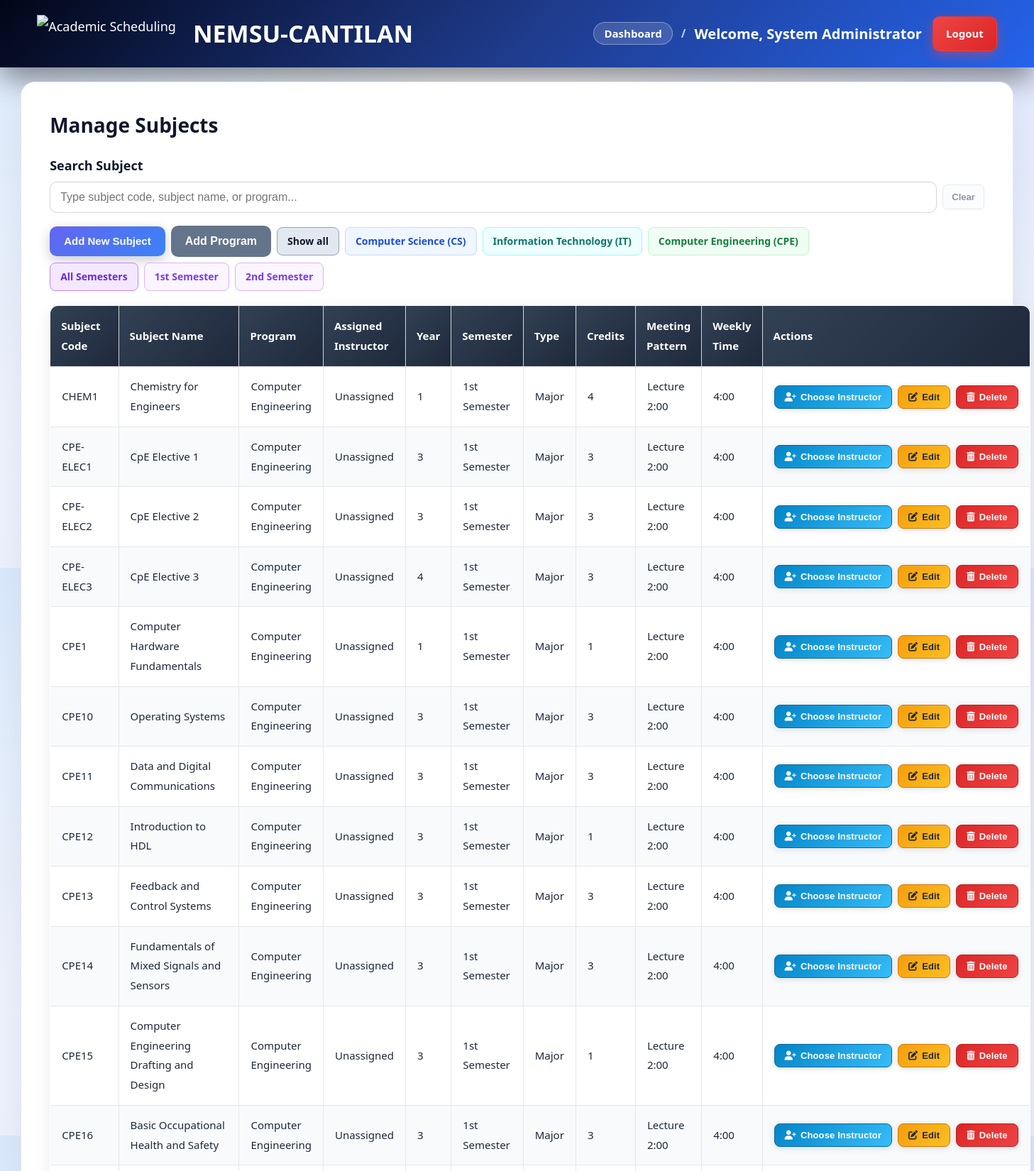
/admin/manage_subjects.php (signed in, upper part), run on the app's committed database.
### tables this page shows
CREATE TABLE `subjects` (
    `id` INT PRIMARY KEY AUTO_INCREMENT,
    `subject_code` VARCHAR(20) UNIQUE NOT NULL,
    `subject_name` VARCHAR(100) NOT NULL,
    `credits` INT NOT NULL,
    `department` VARCHAR(100),
    `subject_type` ENUM('major','minor') NOT NULL DEFAULT 'major',
    `semester` ENUM('1st Semester','2nd Semester','Summer') NOT NULL DEFAULT '1st Semester',
    `year_level` INT NULL,
    `prerequisites` TEXT NULL,
    `program_id` INT NULL,
    `hours_per_week` DECIMAL(4,2) NOT NULL,
    `lecture_hours` DECIMAL(4,2) NOT NULL DEFAULT 0.00,
    `lab_hours` DECIMAL(4,2) NOT NULL DEFAULT 0.00,
    `meetings_per_week` TINYINT NOT NULL DEFAULT 2,
    `lecture_minutes_per_meeting` INT NOT NULL DEFAULT 0,
    `lab_minutes_per_meeting` INT NOT NULL DEFAULT 0
);

### admin/manage_subjects.php (the view, shortened to what this page needs)
<?php
$pdo = getDB();
try {
    $subjectColumns = [];
    foreach ($pdo->query("SHOW COLUMNS FROM subjects")->fetchAll(PDO::FETCH_ASSOC) as $col) {
        $subjectColumns[$col['Field']] = $col;
    }
    if (!isset($subjectColumns['semester'])) {
        $pdo->exec("ALTER TABLE subjects ADD COLUMN semester ENUM('1st Semester','2nd Semester','Summer') NOT NULL DEFAULT '1st Semester' AFTER subject_type");
    } else {
        $pdo->exec("ALTER TABLE subjects MODIFY COLUMN semester ENUM('1st Semester','2nd Semester','Summer') NOT NULL DEFAULT '1st Semester'");
    }
} catch (Exception $e) {
}
try {
    $pdo->exec("
        UPDATE subjects
        SET meetings_per_week = CASE
                WHEN COALESCE(meetings_per_week, 0) <= 0 THEN
                    CASE WHEN LOWER(COALESCE(semester, '')) = 'summer' THEN 1 ELSE 2 END
                ELSE meetings_per_week
            END,
            lecture_minutes_per_meeting = CASE
                WHEN COALESCE(lecture_minutes_per_meeting, 0) > 0 THEN lecture_minutes_per_meeting
                WHEN COALESCE(lab_minutes_per_meeting, 0) > 0 AND COALESCE(lecture_hours, 0) > 0 THEN ROUND((COALESCE(lecture_hours, 0) * 60) / GREATEST(COALESCE(meetings_per_week, 2), 1))
                WHEN COALESCE(lecture_hours, 0) > 0 THEN ROUND((COALESCE(lecture_hours, 0) * 60) / GREATEST(COALESCE(meetings_per_week, 2), 1))
                WHEN COALESCE(hours_per_week, 0) > 0 AND COALESCE(lab_hours, 0) <= 0 THEN ROUND((COALESCE(hours_per_week, 0) * 60) / GREATEST(COALESCE(meetings_per_week, 2), 1))
                ELSE lecture_minutes_per_meeting
            END,
            lab_minutes_per_meeting = CASE
                WHEN COALESCE(lab_minutes_per_meeting, 0) > 0 THEN lab_minutes_per_meeting
                WHEN COALESCE(lecture_hours, 0) = 2.00 AND COALESCE(lab_hours, 0) = 3.00 THEN 145
                WHEN COALESCE(lab_hours, 0) > 0 THEN ROUND((COALESCE(lab_hours, 0) * 60) / GREATEST(COALESCE(meetings_per_week, 2), 1))
                ELSE lab_minutes_per_meeting
            END
    ");
} catch (Exception $e) {
}
try {
    $pdo->exec("
        UPDATE subjects
        SET semester = '1st Semester'
        WHERE semester IS NULL OR semester = '' OR semester NOT IN ('1st Semester','2nd Semester','Summer')
    ");
} catch (Exception $e) {
}
try {
    $pdo->exec("
        CREATE TABLE IF NOT EXISTS subject_instructor_assignments (
            subject_id INT NOT NULL,
            assignment_slot TINYINT NOT NULL DEFAULT 1,
            instructor_id INT NOT NULL,
            assigned_at TIMESTAMP DEFAULT CURRENT_TIMESTAMP ON UPDATE CURRENT_TIMESTAMP,
            PRIMARY KEY (subject_id, assignment_slot),
            UNIQUE KEY uq_subject_instructor_assignment_pair (subject_id, instructor_id),
            CONSTRAINT fk_subject_instructor_assignment_subject
                FOREIGN KEY (subject_id) REFERENCES subjects(id) ON DELETE CASCADE,
            CONSTRAINT fk_subject_instructor_assignment_instructor
                FOREIGN KEY (instructor_id) REFERENCES instructors(id) ON DELETE CASCADE
        ) ENGINE=InnoDB
    ");
} catch (Exception $e) {
}
try {
    try {
        $pdo->exec("ALTER TABLE subject_instructor_assignments DROP PRIMARY KEY, ADD PRIMARY KEY (subject_id, assignment_slot)");
    } catch (Exception $e) {
    }
    try {
        $pdo->exec("ALTER TABLE subject_instructor_assignments ADD UNIQUE KEY uq_subject_instructor_assignment_pair (subject_id, instructor_id)");
    } catch (Exception $e) {
    }
} catch (Exception $e) {
}
function normalizeProgramLabel($value) {
    return strtolower((string)preg_replace('/[^A-Za-z0-9]+/', '', (string)$value));
}
function resolveProgramCodeFromValue($value) {
    $normalized = normalizeProgramLabel($value);
    $map = [
        'cs' => 'CS',
        'computerscience' => 'CS',
        'bscomputerscience' => 'CS',
        'bachelorofscienceincomputerscience' => 'CS',
        'it' => 'IT',
        'informationtechnology' => 'IT',
        'bsinformationtechnology' => 'IT',
        'bachelorofscienceininformationtechnology' => 'IT',
        'cpe' => 'CPE',
        'computerengineering' => 'CPE',
        'bscomputerengineering' => 'CPE',
        'bachelorofscienceincomputerengineering' => 'CPE',
        'bscpe' => 'CPE',
        'bscpe' => 'CPE',
    ];
    return $map[$normalized] ?? 'OTHER';
}
function resolveSubjectProgramCode($subject) {
    $programSignals = [
        $subject['department'] ?? '',
        $subject['linked_program_name'] ?? '',
        $subject['program_display_name'] ?? '',
    ];
    foreach ($programSignals as $signal) {
        $code = resolveProgramCodeFromValue($signal);
        if ($code !== 'OTHER') {
            return $code;
        }
    }
    return resolveProgramCodeFromValue($subject['subject_code'] ?? '');
}
$programs = $pdo->query("SELECT id, program_name, program_code FROM programs ORDER BY program_name")->fetchAll(PDO::FETCH_ASSOC);
$quickProgramTargets = [
    'Computer Science(CS)' => [
        'code' => 'CS',
        'aliases' => ['cs', 'computerscience', 'bscomputerscience', 'bscs'],
        'display_html' => 'Computer Science (CS)',
    ],
    'Information Technology (IT)' => [
        'code' => 'IT',
        'aliases' => ['it', 'informationtechnology', 'bsinformationtechnology', 'bsit'],
        'display_html' => 'Information Technology (IT)',
    ],
    'Computer Engineering(CPE)' => [
        'code' => 'CPE',
        'aliases' => ['cpe', 'computerengineering', 'bscomputerengineering', 'bscpe'],
        'display_html' => 'Computer Engineering (CPE)',
    ],
];
$quickProgramButtons = [];
foreach ($quickProgramTargets as $label => $config) {
    $aliases = $config['aliases'];
    $matchedProgramId = null;
    foreach ($programs as $programRow) {
        $normalizedName = normalizeProgramLabel($programRow['program_name'] ?? '');
        $normalizedCode = normalizeProgramLabel($programRow['program_code'] ?? '');
        if (in_array($normalizedName, $aliases, true) || in_array($normalizedCode, $aliases, true)) {
            $matchedProgramId = (int)$programRow['id'];
            break;
        }
    }
    $quickProgramButtons[] = [
        'label' => $label,
        'code' => $config['code'],
        'id' => $matchedProgramId,
        'aliases' => $aliases,
        'display_html' => $config['display_html'],
    ];
}
$selectedProgramCode = strtoupper(trim((string)($_GET['program'] ?? '')));
if (!in_array($selectedProgramCode, ['CS', 'IT', 'CPE'], true)) {
    $selectedProgramCode = '';
}
$selectedSemester = trim((string)($_GET['semester'] ?? ''));
if (!in_array($selectedSemester, ['1st Semester', '2nd Semester'], true)) {
    $selectedSemester = '';
}
$subjects = $pdo->query("
    SELECT s.*,
           p.program_name AS linked_program_name,
           COALESCE(NULLIF(s.department, ''), p.program_name, 'All Programs') AS raw_program_name,
           COALESCE(NULLIF(s.semester, ''), '1st Semester') AS normalized_semester,
           COALESCE(subject_type, 'major') AS subject_type
    FROM subjects s
    LEFT JOIN programs p ON s.program_id = p.id
    ORDER BY raw_program_name, subject_code
")->fetchAll();
?>
<!DOCTYPE html>
<html lang="en">
<head>
    <link rel="stylesheet" href="../css/style.css">
    <link rel="stylesheet" href="https://cdnjs.cloudflare.com/ajax/libs/font-awesome/6.5.1/css/all.min.css" />
</head>
<body>
    <div class="header">
        <div class="header-content">
            <div class="brand">
                <img src="../assets/logo.png" alt="Academic Scheduling" class="logo">
                <h1>NEMSU-CANTILAN</h1>
            </div>
            <div class="user-info">
                <div class="user-meta">
                    <div class="header-inline">
                        <a href="dashboard.php">Dashboard</a>
                        <span class="sep">/</span>
                        <span class="welcome-text">Welcome, <?php echo htmlspecialchars($_SESSION['full_name']); ?></span>
                    </div>
                </div>
                <a href="../logout.php" class="btn-logout">Logout</a>
            </div>
        </div>
    </div>
    <div class="container">
        <h2>Manage Subjects</h2>
        <div class="search-toolbar">
            <label for="subject_search">Search Subject</label>
            <div class="search-input-wrap">
                <input type="text" id="subject_search" placeholder="Type subject code, subject name, or program...">
                <button type="button" class="btn-clear-search" id="clear_subject_search" disabled>Clear</button>
            </div>
        </div>
        <div class="action-buttons">
            <div class="action-buttons-left">
                <button type="button" class="btn-primary" onclick="openAddSubjectModal()">Add New Subject</button>
                <button type="button" class="btn-secondary" onclick="openModal('addDepartmentModal')">Add Program</button>
                <a
                    href="manage_subjects.php<?php echo $selectedSemester !== '' ? '?semester=' . urlencode($selectedSemester) : ''; ?>"
                    class="btn-filter-all<?php echo $selectedProgramCode === '' ? ' is-active' : ''; ?>"
                >
                    Show all
                </a>
                <?php foreach ($quickProgramButtons as $quickProgramButton): ?>
                <a
                    href="?program=<?php echo urlencode($quickProgramButton['code']); ?><?php echo $selectedSemester !== '' ? '&semester=' . urlencode($selectedSemester) : ''; ?>"
                    class="btn-program-quick btn-program-<?php echo strtolower($quickProgramButton['code']); ?><?php echo $selectedProgramCode === $quickProgramButton['code'] ? ' is-active' : ''; ?>"
                >
                    <?php echo $quickProgramButton['display_html']; ?>
                </a>
                <?php endforeach; ?>
            </div>
            <div class="action-buttons-right">
                <a
                    href="manage_subjects.php<?php echo $selectedProgramCode !== '' ? '?program=' . urlencode($selectedProgramCode) : ''; ?>"
                    class="btn-semester-filter<?php echo $selectedSemester === '' ? ' is-active' : ''; ?>"
                >
                    All Semesters
                </a>
                <a
                    href="?<?php echo http_build_query(array_filter(['program' => $selectedProgramCode ?: null, 'semester' => '1st Semester'])); ?>"
                    class="btn-semester-filter<?php echo $selectedSemester === '1st Semester' ? ' is-active' : ''; ?>"
                >
                    1st Semester
                </a>
                <a
                    href="?<?php echo http_build_query(array_filter(['program' => $selectedProgramCode ?: null, 'semester' => '2nd Semester'])); ?>"
                    class="btn-semester-filter<?php echo $selectedSemester === '2nd Semester' ? ' is-active' : ''; ?>"
                >
                    2nd Semester
                </a>
            </div>
        </div>
        <table class="data-table">
            <thead>
                <tr>
                    <th>Subject Code</th>
                    <th>Subject Name</th>
                    <th>Program</th>
                    <th>Assigned Instructor</th>
                    <th>Year</th>
                    <th>Semester</th>
                    <th>Type</th>
                    <th>Credits</th>
                    <th>Meeting Pattern</th>
                    <th>Weekly Time</th>
                    <th>Actions</th>
                </tr>
            </thead>
            <tbody>
                <?php foreach ($subjects as $subject): ?>
                <tr data-search-text="<?php echo htmlspecialchars(strtolower(
                    $subject['subject_code'] . ' ' .
                    $subject['subject_name'] . ' ' .
                    ($subject['program_display_name'] ?? $subject['department']) . ' ' .
                    ($subject['assigned_instructor_names_text'] ?? '') . ' ' .
                    ($subject['semester'] ?? '') . ' ' .
                    $subject['subject_type'] . ' ' .
                    ($subject['meeting_pattern_text'] ?? '') . ' ' .
                    ($subject['weekly_time_text'] ?? '')
                )); ?>"
                    data-program-code="<?php echo htmlspecialchars(resolveSubjectProgramCode($subject)); ?>">
                    <td><?php echo htmlspecialchars($subject['subject_code']); ?></td>
                    <td><?php echo htmlspecialchars($subject['subject_name']); ?></td>
                    <td><?php echo htmlspecialchars($subject['program_display_name'] ?? $subject['department']); ?></td>
                    <td><?php echo htmlspecialchars($subject['assigned_instructor_names_text']); ?></td>
                    <td><?php echo htmlspecialchars((string)($subject['year_level'] ?? 1)); ?></td>
                    <td><?php echo htmlspecialchars($subject['normalized_semester'] ?? '1st Semester'); ?></td>
                    <td><?php echo ucfirst(htmlspecialchars($subject['subject_type'] ?? 'major')); ?></td>
                    <td><?php echo $subject['credits']; ?></td>
                    <td><?php echo htmlspecialchars($subject['meeting_pattern_text']); ?></td>
                    <td><?php echo htmlspecialchars($subject['weekly_time_text']); ?></td>
                    <td>
                        <div class="row-actions">
                            <button
                                type="button"
                                class="btn-icon btn-assign"
                                onclick='openAssignInstructorModal(<?php echo (int)$subject["id"]; ?>, <?php echo json_encode($subject["subject_code"] . " - " . $subject["subject_name"], JSON_HEX_TAG | JSON_HEX_APOS | JSON_HEX_AMP | JSON_HEX_QUOT); ?>, <?php echo json_encode($subject["assigned_instructor_ids"], JSON_HEX_TAG | JSON_HEX_APOS | JSON_HEX_AMP | JSON_HEX_QUOT); ?>)'
                            >
                                <i class="fas fa-user-plus"></i> Choose Instructor
                            </button>
                            <button class="btn-icon btn-edit" onclick="editSubject(<?php echo $subject['id']; ?>)"><i class="fas fa-edit"></i> Edit</button>
                            <form method="POST" onsubmit="return confirm('Are you sure you want to delete this subject?')">
                                <button type="submit" name="delete_subject" class="btn-icon btn-delete"><i class="fas fa-trash-alt"></i> Delete</button>
                            </form>
                        </div>
                    </td>
                </tr>
                <?php endforeach; ?>
            </tbody>
        </table>
    </div>
</body>
</html>

### data on the page
subjects: subject_code "CHEM1", subject_name "Chemistry for Engineers", program_display_name "Computer Engineering", assigned_instructor_names_text "Unassigned", year_level "1", normalized_semester "1st Semester", subject_type "Major", credits "4", meeting_pattern_text "Lecture 2:00", weekly_time_text "4:00"
subjects: subject_code "CPE-ELEC1", subject_name "CpE Elective 1", program_display_name "Computer Engineering", assigned_instructor_names_text "Unassigned", year_level "3", normalized_semester "1st Semester", subject_type "Major", credits "3", meeting_pattern_text "Lecture 2:00", weekly_time_text "4:00"
subjects: subject_code "CPE-ELEC2", subject_name "CpE Elective 2", program_display_name "Computer Engineering", assigned_instructor_names_text "Unassigned", year_level "3", normalized_semester "1st Semester", subject_type "Major", credits "3", meeting_pattern_text "Lecture 2:00", weekly_time_text "4:00"
subjects: subject_code "CPE-ELEC3", subject_name "CpE Elective 3", program_display_name "Computer Engineering", assigned_instructor_names_text "Unassigned", year_level "4", normalized_semester "1st Semester", subject_type "Major", credits "3", meeting_pattern_text "Lecture 2:00", weekly_time_text "4:00"
subjects: subject_code "CPE1", subject_name "Computer Hardware Fundamentals", program_display_name "Computer Engineering", assigned_instructor_names_text "Unassigned", year_level "1", normalized_semester "1st Semester", subject_type "Major", credits "1", meeting_pattern_text "Lecture 2:00", weekly_time_text "4:00"
subjects: subject_code "CPE10", subject_name "Operating Systems", program_display_name "Computer Engineering", assigned_instructor_names_text "Unassigned", year_level "3", normalized_semester "1st Semester", subject_type "Major", credits "3", meeting_pattern_text "Lecture 2:00", weekly_time_text "4:00"
subjects: subject_code "CPE11", subject_name "Data and Digital Communications", program_display_name "Computer Engineering", assigned_instructor_names_text "Unassigned", year_level "3", normalized_semester "1st Semester", subject_type "Major", credits "3", meeting_pattern_text "Lecture 2:00", weekly_time_text "4:00"
subjects: subject_code "CPE12", subject_name "Introduction to HDL", program_display_name "Computer Engineering", assigned_instructor_names_text "Unassigned", year_level "3", normalized_semester "1st Semester", subject_type "Major", credits "1", meeting_pattern_text "Lecture 2:00", weekly_time_text "4:00"
subjects: subject_code "CPE13", subject_name "Feedback and Control Systems", program_display_name "Computer Engineering", assigned_instructor_names_text "Unassigned", year_level "3", normalized_semester "1st Semester", subject_type "Major", credits "3", meeting_pattern_text "Lecture 2:00", weekly_time_text "4:00"
subjects: subject_code "CPE14", subject_name "Fundamentals of Mixed Signals and Sensors", program_display_name "Computer Engineering", assigned_instructor_names_text "Unassigned", year_level "3", normalized_semester "1st Semester", subject_type "Major", credits "3", meeting_pattern_text "Lecture 2:00", weekly_time_text "4:00"
subjects: subject_code "CPE15", subject_name "Computer Engineering Drafting and Design", program_display_name "Computer Engineering", assigned_instructor_names_text "Unassigned", year_level "3", normalized_semester "1st Semester", subject_type "Major", credits "1", meeting_pattern_text "Lecture 2:00", weekly_time_text "4:00"
subjects: subject_code "CPE16", subject_name "Basic Occupational Health and Safety", program_display_name "Computer Engineering", assigned_instructor_names_text "Unassigned", year_level "3", normalized_semester "1st Semester", subject_type "Major", credits "3", meeting_pattern_text "Lecture 2:00", weekly_time_text "4:00"

### other printed values
$_SESSION['full_name'] "System Administrator"
$quickProgramButton['display_html'] "Computer Science (CS)"
$quickProgramButton['display_html'] "Information Technology (IT)"
$quickProgramButton['display_html'] "Computer Engineering (CPE)"
